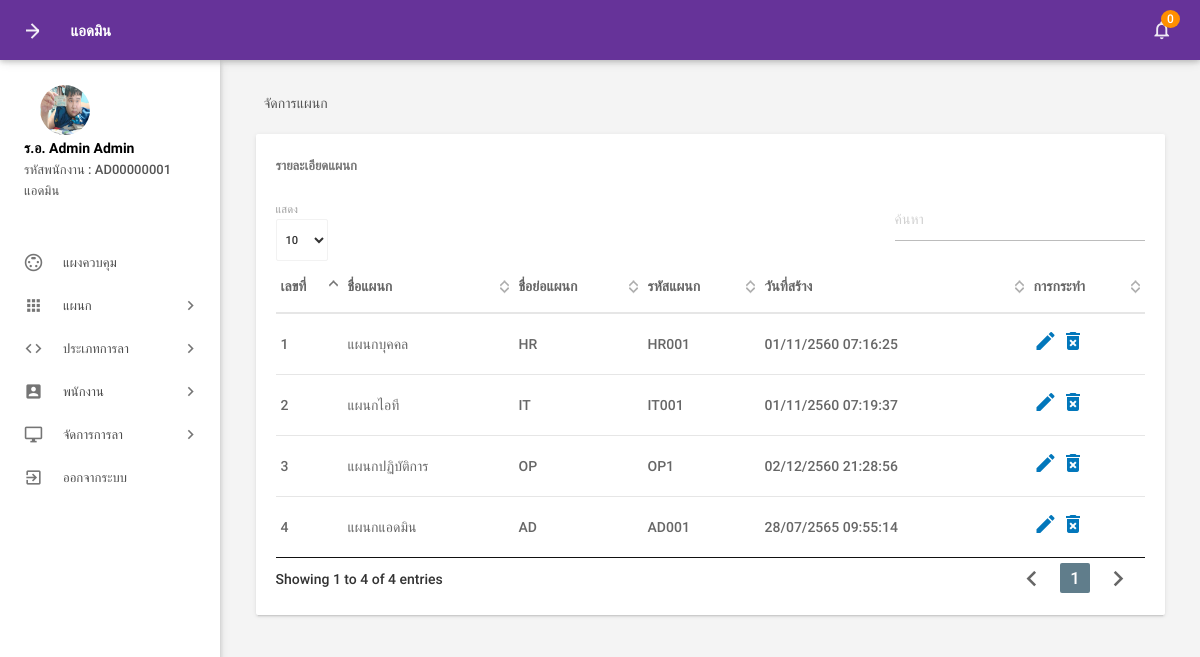
Page /admin/managedepartments.php (signed in) on the committed database.
### tables this page shows
CREATE TABLE `picture` (
  `id` int(11) NOT NULL,
  `path` text NOT NULL,
  `eid` int(11) NOT NULL
);

CREATE TABLE `tblemployees` (
  `id` int(11) NOT NULL,
  `EmpId` varchar(100) NOT NULL,
  `Prefix` varchar(100) NOT NULL,
  `FirstName` varchar(150) NOT NULL,
  `LastName` varchar(150) NOT NULL,
  `EmailId` varchar(200) NOT NULL,
  `Password` varchar(180) NOT NULL,
  `Gender` enum('ชาย','หญิง','อื่นๆ') NOT NULL,
  `Dob` varchar(100) NOT NULL,
  `Department` varchar(255) NOT NULL,
  `Address` varchar(255) NOT NULL,
  `provinces` varchar(200) NOT NULL,
  `amphures` varchar(100) NOT NULL,
  `districts` varchar(150) NOT NULL,
  `zip_code` text NOT NULL,
  `Phonenumber` char(11) NOT NULL,
  `Status` int(1) NOT NULL,
  `Type_Employee` enum('พนักงานทั่วไป','แอดมิน') NOT NULL,
  `RegDate` timestamp NOT NULL DEFAULT CURRENT_TIMESTAMP
);

CREATE TABLE `tbldepartments` (
  `id` int(11) NOT NULL,
  `DepartmentName` varchar(150) DEFAULT NULL,
  `DepartmentShortName` varchar(100) NOT NULL,
  `DepartmentCode` varchar(50) DEFAULT NULL,
  `CreationDate` timestamp NULL DEFAULT CURRENT_TIMESTAMP
);

### admin/managedepartments.php (the view, shortened to what this page needs)
<?php
include('includes/config.php');
if (strlen($_SESSION['alogin']) == 0) {
    header('location:index.php');
} else {
?>
    <!DOCTYPE html>
    <html lang="th">
    <head>
        <link type="text/css" rel="stylesheet" href="../assets/plugins/materialize/css/materialize.min.css" />
        <link href="../assets/plugins/material-preloader/css/materialPreloader.min.css" rel="stylesheet">
        <link href="../assets/plugins/datatables/css/jquery.dataTables.min.css" rel="stylesheet">
        <link href="../assets/css/alpha.min.css" rel="stylesheet" type="text/css" />
        <link href="../assets/css/custom.css" rel="stylesheet" type="text/css" />
    </head>
    <body>
        <?php include('includes/header.php'); ?>
        <?php include('includes/sidebar.php'); ?>
        <main class="mn-inner">
            <div class="row">
                <div class="col s12">
                    <div class="page-title">จัดการแผนก</div>
                </div>
                <div class="col s12 m12 l12">
                    <div class="card">
                        <div class="card-content">
                            <span class="card-title">รายละเอียดแผนก</span>
                            <table id="example" class="display responsive-table ">
                                <thead>
                                    <tr>
                                        <th>เลขที่</th>
                                        <th>ชื่อแผนก</th>
                                        <th>ชื่อย่อแผนก</th>
                                        <th>รหัสแผนก</th>
                                        <th>วันที่สร้าง</th>
                                        <th>การกระทำ</th>
                                    </tr>
                                </thead>
                                <tbody>
                                    <?php $sql = "SELECT * from tbldepartments";
                                    $query = $dbh->prepare($sql);
                                    $query->execute();
                                    $results = $query->fetchAll(PDO::FETCH_OBJ);
                                    $cnt = 1;
                                    if ($query->rowCount() > 0) {
                                        foreach ($results as $result) {               ?>
                                            <tr>
                                                <td> <?php echo htmlentities($cnt); ?></td>
                                                <td><?php echo htmlentities($result->DepartmentName); ?></td>
                                                <td><?php echo htmlentities($result->DepartmentShortName); ?></td>
                                                <td><?php echo htmlentities($result->DepartmentCode); ?></td>
                                                <td><?php echo date('d/m/Y H:i:s', strtotime("+543 years", strtotime(($result->CreationDate)))); ?></td>
                                                <td><a href="editdepartment.php?deptid=<?php echo htmlentities($result->id); ?>"><i class="material-icons">mode_edit</i></a><a href="managedepartments.php?del=<?php echo htmlentities($result->id); ?>" onclick="return confirm('คุณต้องการที่จะลบแผนก <?php echo htmlentities($result->DepartmentName); ?>?');"> <i class="material-icons">delete_forever</i></a></td>
                                            </tr>
                                    <?php $cnt++;
                                        }
                                    } ?>
                                </tbody>
                            </table>
                        </div>
                    </div>
                </div>
            </div>
        </main>
        </div>
        <div class="left-sidebar-hover"></div>
    </body>
    </html>
<?php } ?>

### admin/includes/header.php (shortened to what this page needs)
<div class="mn-content fixed-sidebar">
    <header class="mn-header navbar-fixed">
        <nav class="cyan darken-1">
            <div class="nav-wrapper row">
                <section class="material-design-hamburger navigation-toggle">
                    <a href="#" data-activates="slide-out" class="button-collapse show-on-large material-design-hamburger__icon">
                        <span class="material-design-hamburger__layer"></span>
                    </a>
                </section>
                <div class="header-title col s3">
                    <span class="chapter-title">แอดมิน</span>
                </div>
                <ul class="right col s9 m3 nav-right-menu">
                    <li class="hide-on-small-and-down"><a href="javascript:void(0)" data-activates="dropdown1" class="dropdown-button dropdown-right show-on-large"><i class="material-icons">notifications_none</i>
                            <?php
                            $isread = 0;
                            $sql = "SELECT id from tblleaves where IsRead=:isread";
                            $query = $dbh->prepare($sql);
                            $query->bindParam(':isread', $isread, PDO::PARAM_STR);
                            $query->execute();
                            $unreadcount = $query->rowCount(); ?>
                            <span class="badge"><?php echo htmlentities($unreadcount); ?></span></a></li>
                </ul>
            </div>
        </nav>
    </header>

### admin/includes/sidebar.php (shortened to what this page needs)
     <aside id="slide-out" class="side-nav white fixed">
         <div class="side-nav-wrapper">
             <div class="sidebar-profile">
                 <div class="sidebar-profile-image">
                     <?php
                        $eid = $_SESSION['eid'];
                        $sql2 = "SELECT * from  tblemployees left join picture on picture.eid = tblemployees.id where tblemployees.id  =:eid order by picture.id desc";
                        $query2 = $dbh->prepare($sql2);
                        $query2->bindParam(':eid', $eid, PDO::PARAM_STR);
                        $query2->execute();
                        $results2 = $query2->fetch(PDO::FETCH_ASSOC);
                        if
                        (!is_null($results2['path'])){
                            $image_src = (isset($_SERVER['HTTPS']) && $_SERVER['HTTPS'] === 'on' ? "https" : "http") . "://$_SERVER[HTTP_HOST]/images/" . $results2['path'];
                        }
                        else{
                            $image_src = (isset($_SERVER['HTTPS']) && $_SERVER['HTTPS'] === 'on' ? "https" : "http") . "://$_SERVER[HTTP_HOST]/images/default.png" ;
                        }
?>
                     <a
                         href="form-images.php?eid=<?= $_SESSION['eid'] ?>&redirecturl=<?=(isset($_SERVER['HTTPS']) && $_SERVER['HTTPS'] === 'on' ? "https" : "http") . "://$_SERVER[HTTP_HOST]$_SERVER[REQUEST_URI]";?>"><img
                             src="<?= $image_src  ?>" class="circle" alt=""></a>
                 </div>
                 <div class="sidebar-profile-info">
                     <?php
                        $eid = $_SESSION['eid'];
                        $sql = "SELECT FirstName,LastName,EmpId,Type_Employee,Prefix from  tblemployees where id=:eid";
                        $query = $dbh->prepare($sql);
                        $query->bindParam(':eid', $eid, PDO::PARAM_STR);
                        $query->execute();
                        $results = $query->fetchAll(PDO::FETCH_OBJ);
                        if ($query->rowCount() > 0) {
                            foreach ($results as $result) {               ?>
                     <p><?php echo htmlentities($result->Prefix . " " . $result->FirstName . " " . $result->LastName); ?>
                     </p>
                     <span>รหัสพนักงาน : </span><span><?php echo htmlentities($result->EmpId) ?></span> <br>
                     <span><?php echo htmlentities($result->Type_Employee) ?></span>
                     <?php }
                        } ?>
                 </div>
             </div>
             <ul class="sidebar-menu collapsible collapsible-accordion" data-collapsible="accordion">
                 <li class="no-padding"><a class="waves-effect waves-grey" href="dashboard.php"><i
                             class="material-icons">settings_input_svideo</i>แผงควบคุม</a></li>
                 <li class="no-padding">
                     <a class="collapsible-header waves-effect waves-grey"><i class="material-icons">apps</i>แผนก<i
                             class="nav-drop-icon material-icons">keyboard_arrow_right</i></a>
                 </li>
                 <li class="no-padding">
                     <a class="collapsible-header waves-effect waves-grey"><i
                             class="material-icons">code</i>ประเภทการลา<i
                             class="nav-drop-icon material-icons">keyboard_arrow_right</i></a>
                 </li>
                 <li class="no-padding">
                     <a class="collapsible-header waves-effect waves-grey"><i
                             class="material-icons">account_box</i>พนักงาน<i
                             class="nav-drop-icon material-icons">keyboard_arrow_right</i></a>
                 </li>
                 <li class="no-padding">
                     <a class="collapsible-header waves-effect waves-grey"><i
                             class="material-icons">desktop_windows</i>จัดการการลา<i
                             class="nav-drop-icon material-icons">keyboard_arrow_right</i></a>
                 </li>
                 <li class="no-padding">
                     <a class="waves-effect waves-grey" href="logout.php"><i
                             class="material-icons">exit_to_app</i>ออกจากระบบ</a>
                 </li>
             </ul>
         </div>
     </aside>

### assets/css/custom.css (style rules this page uses)
header.mn-header.navbar-fixed .cyan.darken-1 { background: #663399 !important; }

### rows in the picture
picture: path (picture)
tblemployees: Prefix+FirstName+LastName "ร.อ. Admin Admin", EmpId "AD00000001", Type_Employee "แอดมิน"
tbldepartments: DepartmentName "แผนกบุคคล", DepartmentShortName "HR", DepartmentCode "HR001", CreationDate "01/11/2560 07:16:25"
tbldepartments: DepartmentName "แผนกไอที", DepartmentShortName "IT", DepartmentCode "IT001", CreationDate "01/11/2560 07:19:37"
tbldepartments: DepartmentName "แผนกปฏิบัติการ", DepartmentShortName "OP", DepartmentCode "OP1", CreationDate "02/12/2560 21:28:56"
tbldepartments: DepartmentName "แผนกแอดมิน", DepartmentShortName "AD", DepartmentCode "AD001", CreationDate "28/07/2565 09:55:14"

### other values in the picture
$unreadcount "0"
